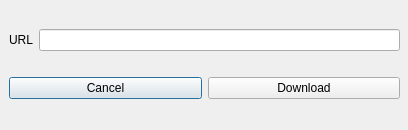
<?xml version="1.0" encoding="UTF-8"?>
<ui version="4.0">
 <class>Dialog</class>
 <widget class="QDialog" name="Dialog">
  <property name="geometry">
   <rect>
    <x>0</x>
    <y>0</y>
    <width>408</width>
    <height>130</height>
   </rect>
  </property>
  <property name="windowTitle">
   <string>Dialog</string>
  </property>
  <widget class="QWidget" name="verticalLayoutWidget">
   <property name="geometry">
    <rect>
     <x>9</x>
     <y>9</y>
     <width>391</width>
     <height>111</height>
    </rect>
   </property>
   <layout class="QVBoxLayout" name="verticalLayout">
    <property name="leftMargin">
     <number>0</number>
    </property>
    <item>
     <layout class="QHBoxLayout" name="horizontalLayout_5">
      <item>
       <widget class="QLabel" name="label_2">
        <property name="text">
         <string>URL</string>
        </property>
       </widget>
      </item>
      <item>
       <widget class="QLineEdit" name="ln_url"/>
      </item>
     </layout>
    </item>
    <item>
     <layout class="QHBoxLayout" name="horizontalLayout_4">
      <item>
       <widget class="QPushButton" name="btn_cancel">
        <property name="text">
         <string>Cancel</string>
        </property>
       </widget>
      </item>
      <item>
       <widget class="QPushButton" name="btn_download">
        <property name="text">
         <string>Download</string>
        </property>
       </widget>
      </item>
     </layout>
    </item>
   </layout>
  </widget>
 </widget>
 <resources/>
 <connections/>
</ui>
